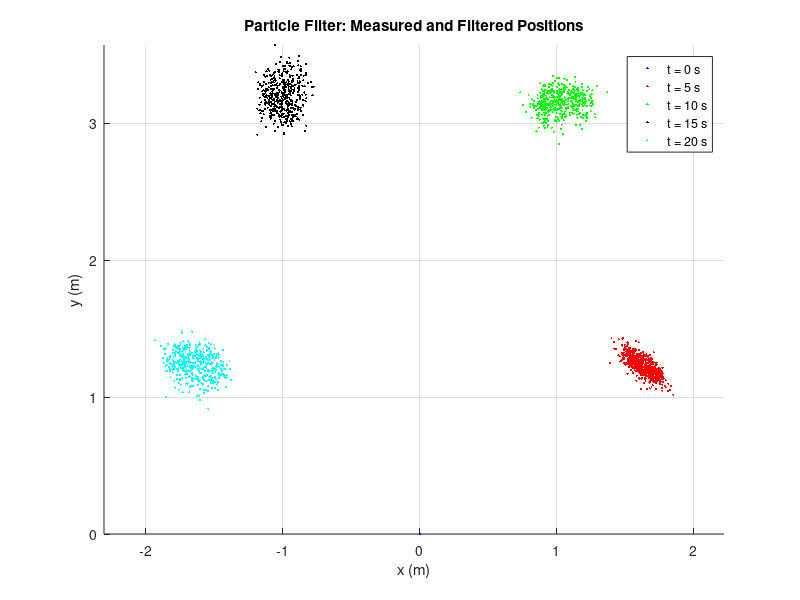

This figure's MATLAB source:
N = 1000;

Xt1 = cell(1,N); % input N Particles
Xtn = cell(5,1); % blank array to store particle poses at t=0 to t=20
for i = 1:N
    Xt1{i} = [0;0;0];  % assigning initial pose at t=0
end 
Xtn{1} = Xt1;

t1=0; %first time step

  %t2 =10;%second time step 
    
  phi_l = 1.5; % left wheel commanded angular velocity
  phi_r = 2; % right wheel commanded angular velocity

  r = 0.25; %wheel radius
  w = 0.5 ;%wheel track width

  sig_l = 0.05; % left wheel speed uncertainty
  sig_r = 0.05; % right wheel speed uncertainty
  sig_p = 0.10; %measurement uncertainty

  z = cell(1,4); % aarray containing measured positions at 4 different time steps

  z{1} = [1.6561;1.2847];
  z{2} = [1.0505;3.1059];
  z{3} = [-0.9875;3.2118];
  z{4} = [-1.645;1.1978];

  count = 2;
  z_count = 1;

  for t=5:5:20

      dt = t-t1;
      Xt2 = cell(1,N);
 
    for i=1:1:N
    
        xi = Xt1{i};
    
        x = xi(1);
        y = xi(2);
        angle = xi(3);
    
        T_x1 = [cos(angle),-sin(angle),x
                sin(angle),cos(angle),y
                0, 0, 1];
    
    
        phi_r_noise = phi_r + (sig_r*randn());
        phi_l_noise = phi_l + (sig_l*randn());
    
        omega_dot = [0,-(r/w)*(phi_r_noise-phi_l_noise),(r/2)*(phi_r_noise+phi_l_noise)
                 (r/w)*(phi_r_noise-phi_l_noise),0,0
                 0,0,0];
    
        T_x2 = T_x1 * expm(dt*omega_dot); % confirm order of multiplication
    
        Xt2{i} = [T_x2(1,3);T_x2(2,3);atan2(T_x2(2,1),T_x2(1,1))];
    end

%% 

% starting partcile filter sampling / importance 
wi=[1:N]; % array of probabilities
den = 2*sig_p^2;
diff = [1:N]; % empty array to store difference values 
for i = 1:1:N
    current_particle = Xt2{i};
    lt = current_particle(1:2,1);
    diff(i) = (norm(z{z_count} - lt))^2;  % measurement - predicted position
    wi(i) = (1/sqrt(den*pi)) * exp(-diff(i)/ den); % Changed expm to exp

end

cumulative=0;
for i = 1:1:N
    cumulative = cumulative + wi(i);
end

wi_weighted = wi/cumulative;
cdf = cumsum(wi_weighted);
X_bar = cell(1,N);
% resampling step 

% Generate systematic samples
u0 = rand() / N;  % Random starting point
u = u0 + (0:N-1)' / N;  % Equally spaced samples

% Resample
j = 1;
for i = 1:N
    while u(i) > cdf(j)
        j = j + 1;
    end
    X_bar{i} = Xt2{j};  % Copy selected particle
end
     
    Xtn{count} = X_bar;
   Xt1 = X_bar;
   t1 = t;
   count = count+1;
   z_count = z_count + 1;
  end


 
    %% Plotting Code
% Calculating Mean for every position
num_iters = 5;

for t = 1:num_iters
    coords = [N,2];

    % Extract positions
    for i = 1:N
        positions(i, :) = Xtn{t}{i}(1:2)'; % extracting X,Y position from parent array containing all iteration information 
    end

    % Calculate mean and covariance
    t
    mean_pos = mean(positions, 1)
    cov_pos = cov(positions)

end

times = [0, 5, 10, 15, 20];

for t = 1:num_iters
    coords = [N,2];

    % Extract positions
    for i = 1:N
        positions(i, :) = Xtn{t}{i}(1:2)'; % extracting X,Y position from parent array containing all iteration information 
    end

    % Calculate mean and covariance
    t;
    mean_pos = mean(positions, 1);
    cov_pos = cov(positions);

end

% Plot all particle sets on one plot
figure;
hold on;

colors = {'b', 'r', 'g', 'k', 'c'};
markers = {'.', '.', '.', '.', '.'};

for t = 1:num_iters
    positions = [N,2];

    % Extract positions
    for i = 1:N
        positions(i, :) = Xtn{t}{i}(1:2)';
    end

    % Plot particles
    plot(positions(:,1), positions(:,2), [colors{t}, markers{t}],'MarkerSize', 5, 'DisplayName', sprintf('t = %d s', times(t)));
end

xlabel('x (m)');
ylabel('y (m)');
title('Particle Filter: Measured and Filtered Positions');
legend('Location', 'best');
grid on;
axis equal;
hold off;
